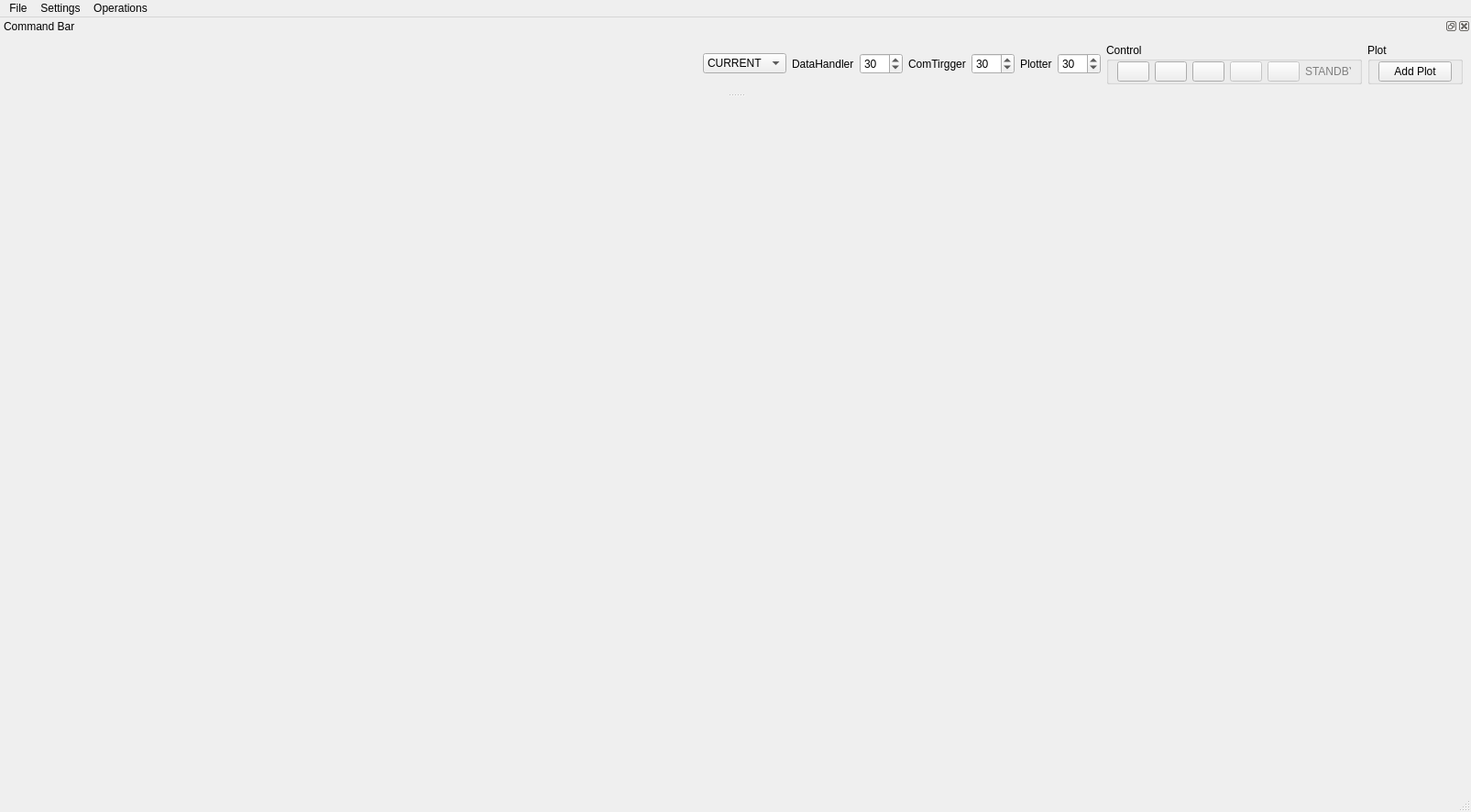
<?xml version="1.0" encoding="UTF-8"?>
<ui version="4.0">
 <class>MainWindow</class>
 <widget class="QMainWindow" name="MainWindow">
  <property name="geometry">
   <rect>
    <x>0</x>
    <y>0</y>
    <width>1605</width>
    <height>886</height>
   </rect>
  </property>
  <property name="windowTitle">
   <string>MainWindow</string>
  </property>
  <widget class="QWidget" name="centralwidget">
   <property name="sizePolicy">
    <sizepolicy hsizetype="Preferred" vsizetype="Expanding">
     <horstretch>0</horstretch>
     <verstretch>0</verstretch>
    </sizepolicy>
   </property>
   <layout class="QGridLayout" name="gridLayout"/>
  </widget>
  <widget class="QMenuBar" name="menubar">
   <property name="geometry">
    <rect>
     <x>0</x>
     <y>0</y>
     <width>1605</width>
     <height>21</height>
    </rect>
   </property>
   <widget class="QMenu" name="menuFile">
    <property name="title">
     <string>File</string>
    </property>
   </widget>
   <widget class="QMenu" name="menuSettings">
    <property name="title">
     <string>Settings</string>
    </property>
    <addaction name="actionReset_View"/>
    <addaction name="actionSave_View"/>
    <addaction name="actionLoad_View"/>
    <addaction name="actionConfig"/>
    <addaction name="actionShow_Webcam"/>
   </widget>
   <widget class="QMenu" name="menuOperations">
    <property name="title">
     <string>Operations</string>
    </property>
   </widget>
   <addaction name="menuFile"/>
   <addaction name="menuSettings"/>
   <addaction name="menuOperations"/>
  </widget>
  <widget class="QStatusBar" name="statusbar"/>
  <widget class="QDockWidget" name="dockMenuBar">
   <property name="sizePolicy">
    <sizepolicy hsizetype="Preferred" vsizetype="Minimum">
     <horstretch>0</horstretch>
     <verstretch>0</verstretch>
    </sizepolicy>
   </property>
   <property name="maximumSize">
    <size>
     <width>524287</width>
     <height>524287</height>
    </size>
   </property>
   <property name="features">
    <set>QDockWidget::AllDockWidgetFeatures</set>
   </property>
   <property name="windowTitle">
    <string>Command Bar</string>
   </property>
   <attribute name="dockWidgetArea">
    <number>4</number>
   </attribute>
   <widget class="QWidget" name="dockWidgetContents">
    <property name="sizePolicy">
     <sizepolicy hsizetype="Preferred" vsizetype="Minimum">
      <horstretch>0</horstretch>
      <verstretch>0</verstretch>
     </sizepolicy>
    </property>
    <layout class="QHBoxLayout" name="horizontalLayout" stretch="1,0,0,0,0,0,0,0,0,0">
     <item>
      <spacer name="horizontalSpacer_2">
       <property name="orientation">
        <enum>Qt::Horizontal</enum>
       </property>
       <property name="sizeHint" stdset="0">
        <size>
         <width>55555</width>
         <height>20</height>
        </size>
       </property>
      </spacer>
     </item>
     <item>
      <widget class="QComboBox" name="comboBox_smapoc_mode">
       <item>
        <property name="text">
         <string>CURRENT</string>
        </property>
       </item>
       <item>
        <property name="text">
         <string>POWER</string>
        </property>
       </item>
      </widget>
     </item>
     <item>
      <widget class="QLabel" name="label_2">
       <property name="text">
        <string>DataHandler</string>
       </property>
      </widget>
     </item>
     <item>
      <widget class="QSpinBox" name="spinBox_timer_datahandler">
       <property name="minimum">
        <number>5</number>
       </property>
       <property name="maximum">
        <number>500</number>
       </property>
       <property name="value">
        <number>30</number>
       </property>
      </widget>
     </item>
     <item>
      <widget class="QLabel" name="label">
       <property name="text">
        <string>ComTirgger</string>
       </property>
      </widget>
     </item>
     <item>
      <widget class="QSpinBox" name="spinBox_timer_request">
       <property name="minimum">
        <number>5</number>
       </property>
       <property name="maximum">
        <number>500</number>
       </property>
       <property name="value">
        <number>30</number>
       </property>
      </widget>
     </item>
     <item>
      <widget class="QLabel" name="label_3">
       <property name="text">
        <string>Plotter</string>
       </property>
      </widget>
     </item>
     <item>
      <widget class="QSpinBox" name="spinBox_timer_plot">
       <property name="minimum">
        <number>5</number>
       </property>
       <property name="maximum">
        <number>500</number>
       </property>
       <property name="value">
        <number>30</number>
       </property>
      </widget>
     </item>
     <item>
      <widget class="QGroupBox" name="groupBox_2">
       <property name="sizePolicy">
        <sizepolicy hsizetype="Minimum" vsizetype="Minimum">
         <horstretch>0</horstretch>
         <verstretch>0</verstretch>
        </sizepolicy>
       </property>
       <property name="title">
        <string>Control</string>
       </property>
       <layout class="QHBoxLayout" name="horizontalLayout_3">
        <property name="spacing">
         <number>6</number>
        </property>
        <property name="topMargin">
         <number>0</number>
        </property>
        <property name="bottomMargin">
         <number>0</number>
        </property>
        <item>
         <widget class="QPushButton" name="btn_play">
          <property name="sizePolicy">
           <sizepolicy hsizetype="Fixed" vsizetype="Fixed">
            <horstretch>0</horstretch>
            <verstretch>0</verstretch>
           </sizepolicy>
          </property>
          <property name="minimumSize">
           <size>
            <width>35</width>
            <height>0</height>
           </size>
          </property>
          <property name="maximumSize">
           <size>
            <width>30</width>
            <height>16777215</height>
           </size>
          </property>
          <property name="text">
           <string/>
          </property>
          <property name="icon">
           <iconset resource="../../docs/imgs/smapoc.qrc">
            <normaloff>:/img/play.png</normaloff>:/img/play.png</iconset>
          </property>
         </widget>
        </item>
        <item>
         <widget class="QPushButton" name="btn_pause">
          <property name="sizePolicy">
           <sizepolicy hsizetype="Fixed" vsizetype="Fixed">
            <horstretch>0</horstretch>
            <verstretch>0</verstretch>
           </sizepolicy>
          </property>
          <property name="minimumSize">
           <size>
            <width>35</width>
            <height>0</height>
           </size>
          </property>
          <property name="maximumSize">
           <size>
            <width>30</width>
            <height>16777215</height>
           </size>
          </property>
          <property name="text">
           <string/>
          </property>
          <property name="icon">
           <iconset resource="../../docs/imgs/smapoc.qrc">
            <normaloff>:/img/pause.png</normaloff>:/img/pause.png</iconset>
          </property>
         </widget>
        </item>
        <item>
         <widget class="QPushButton" name="bt_rec">
          <property name="sizePolicy">
           <sizepolicy hsizetype="Fixed" vsizetype="Fixed">
            <horstretch>0</horstretch>
            <verstretch>0</verstretch>
           </sizepolicy>
          </property>
          <property name="minimumSize">
           <size>
            <width>35</width>
            <height>0</height>
           </size>
          </property>
          <property name="maximumSize">
           <size>
            <width>30</width>
            <height>16777215</height>
           </size>
          </property>
          <property name="text">
           <string/>
          </property>
          <property name="icon">
           <iconset resource="../../docs/imgs/smapoc.qrc">
            <normaloff>:/img/rec.png</normaloff>:/img/rec.png</iconset>
          </property>
         </widget>
        </item>
        <item>
         <widget class="QPushButton" name="btn_stop">
          <property name="enabled">
           <bool>false</bool>
          </property>
          <property name="sizePolicy">
           <sizepolicy hsizetype="Fixed" vsizetype="Fixed">
            <horstretch>0</horstretch>
            <verstretch>0</verstretch>
           </sizepolicy>
          </property>
          <property name="minimumSize">
           <size>
            <width>35</width>
            <height>0</height>
           </size>
          </property>
          <property name="maximumSize">
           <size>
            <width>30</width>
            <height>16777215</height>
           </size>
          </property>
          <property name="text">
           <string/>
          </property>
          <property name="icon">
           <iconset resource="../../docs/imgs/smapoc.qrc">
            <normaloff>:/img/stop_rec.png</normaloff>:/img/stop_rec.png</iconset>
          </property>
         </widget>
        </item>
        <item>
         <widget class="QPushButton" name="btn_save">
          <property name="enabled">
           <bool>false</bool>
          </property>
          <property name="sizePolicy">
           <sizepolicy hsizetype="Fixed" vsizetype="Fixed">
            <horstretch>0</horstretch>
            <verstretch>0</verstretch>
           </sizepolicy>
          </property>
          <property name="minimumSize">
           <size>
            <width>35</width>
            <height>0</height>
           </size>
          </property>
          <property name="maximumSize">
           <size>
            <width>30</width>
            <height>16777215</height>
           </size>
          </property>
          <property name="text">
           <string/>
          </property>
          <property name="icon">
           <iconset resource="../../docs/imgs/smapoc.qrc">
            <normaloff>:/img/save.png</normaloff>:/img/save.png</iconset>
          </property>
         </widget>
        </item>
        <item>
         <widget class="QLabel" name="lbl_status">
          <property name="sizePolicy">
           <sizepolicy hsizetype="Fixed" vsizetype="Preferred">
            <horstretch>0</horstretch>
            <verstretch>0</verstretch>
           </sizepolicy>
          </property>
          <property name="minimumSize">
           <size>
            <width>50</width>
            <height>0</height>
           </size>
          </property>
          <property name="maximumSize">
           <size>
            <width>50</width>
            <height>16777215</height>
           </size>
          </property>
          <property name="styleSheet">
           <string notr="true">color: grey</string>
          </property>
          <property name="text">
           <string>STANDBY</string>
          </property>
         </widget>
        </item>
       </layout>
      </widget>
     </item>
     <item>
      <widget class="QGroupBox" name="groupBox">
       <property name="sizePolicy">
        <sizepolicy hsizetype="Preferred" vsizetype="Fixed">
         <horstretch>0</horstretch>
         <verstretch>0</verstretch>
        </sizepolicy>
       </property>
       <property name="title">
        <string>Plot</string>
       </property>
       <layout class="QHBoxLayout" name="horizontalLayout_2">
        <property name="topMargin">
         <number>0</number>
        </property>
        <property name="bottomMargin">
         <number>0</number>
        </property>
        <item>
         <widget class="QPushButton" name="btn_add_plot">
          <property name="text">
           <string>Add Plot</string>
          </property>
         </widget>
        </item>
       </layout>
      </widget>
     </item>
    </layout>
   </widget>
  </widget>
  <action name="actionReset_View">
   <property name="text">
    <string>Reset View</string>
   </property>
  </action>
  <action name="actionSave_View">
   <property name="text">
    <string>Save View</string>
   </property>
  </action>
  <action name="actionLoad_View">
   <property name="text">
    <string>Load View</string>
   </property>
  </action>
  <action name="actionOpen_DeviceWizard">
   <property name="text">
    <string>Open DeviceWizard</string>
   </property>
  </action>
  <action name="actionConfig">
   <property name="text">
    <string>Config</string>
   </property>
  </action>
  <action name="actionBSAT2_1">
   <property name="text">
    <string>BSA-T-2.1 - BreakStiffness</string>
   </property>
  </action>
  <action name="actionBSAT2_2">
   <property name="text">
    <string>BSA-T-2.2 - BreakStiffness +SMA</string>
   </property>
  </action>
  <action name="actionASA_T_2">
   <property name="text">
    <string>ASA-T-2   - Actuator Stiffness</string>
   </property>
  </action>
  <action name="actionASA_T_3">
   <property name="text">
    <string>ASA-T-3   - Actuator POW stepup</string>
   </property>
  </action>
  <action name="actionAMA_T_2">
   <property name="text">
    <string>AMA-T-2  - Module Test + Break</string>
   </property>
  </action>
  <action name="actionShow_Webcam">
   <property name="text">
    <string>Show Webcam</string>
   </property>
  </action>
 </widget>
 <resources>
  <include location="../../docs/imgs/smapoc.qrc"/>
 </resources>
 <connections/>
</ui>
